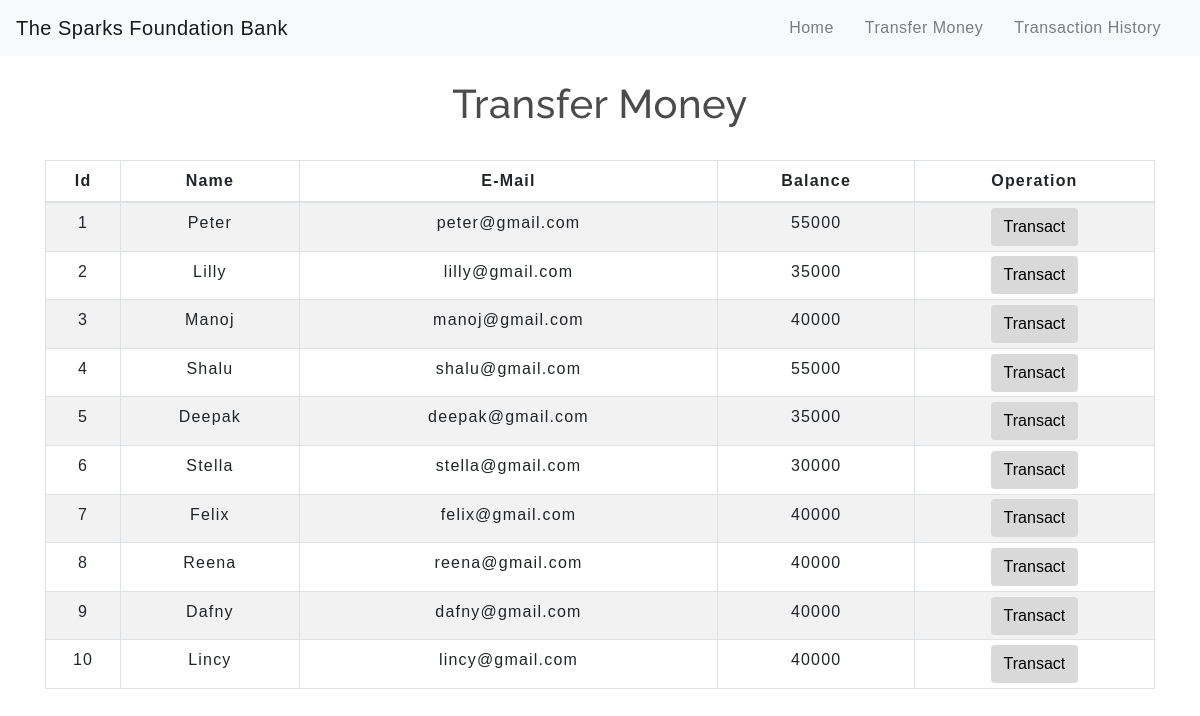
/transfer.php, run on the app's committed database.
### tables this page shows
CREATE TABLE `users` (
  `id` int(3) NOT NULL,
  `name` text NOT NULL,
  `email` varchar(30) NOT NULL,
  `balance` int(8) NOT NULL
);

### transfer.php (the view, shortened to what this page needs)
<!DOCTYPE html>
<html lang="en">
<head>
    <link rel="stylesheet" href="https://maxcdn.bootstrapcdn.com/bootstrap/4.0.0/css/bootstrap.min.css">
    <link rel="stylesheet" type="text/css" href="css/table.css">
    <link rel="stylesheet" type="text/css" href="css/navbar.css">
</head>
<body>
<?php
    include 'config.php';
    $sql = "SELECT * FROM users";
    $result = mysqli_query($conn,$sql);
?>
<?php
  include 'navbar.php';
?>
<div class="container">
        <h2 class="text-center pt-4">Transfer Money</h2>
        <br>
            <div class="row">
                <div class="col">
                    <div class="table-responsive-sm">
                    <table class="table table-hover table-sm table-striped table-condensed table-bordered">
                        <thead>
                            <tr>
                            <th scope="col" class="text-center py-2">Id</th>
                            <th scope="col" class="text-center py-2">Name</th>
                            <th scope="col" class="text-center py-2">E-Mail</th>
                            <th scope="col" class="text-center py-2">Balance</th>
                            <th scope="col" class="text-center py-2">Operation</th>
                            </tr>
                        </thead>
                        <tbody>
                <?php
                    while($rows=mysqli_fetch_assoc($result)){
                ?>
                    <tr>
                        <td class="py-2"><?php echo $rows['id'] ?></td>
                        <td class="py-2"><?php echo $rows['name']?></td>
                        <td class="py-2"><?php echo $rows['email']?></td>
                        <td class="py-2"><?php echo $rows['balance']?></td>
                        <td><a href="userdetail.php?id= <?php echo $rows['id'] ;?>"> <button type="button" class="btn">Transact</button></a></td>
                    </tr>
                <?php
                    }
                ?>
                        </tbody>
                    </table>
                    </div>
                </div>
            </div>
         </div>
</body>
</html>

### navbar.php (shortened to what this page needs)
<nav class="navbar navbar-expand-md navbar-light bg-light">
<a class="navbar-brand" href="index.php">The Sparks Foundation Bank</a>
<div class="collapse navbar-collapse" id="collapsibleNavbar">
      <ul class="navbar-nav ml-auto">
        <li class="nav-item">
          <a class="nav-link" href="index.php">Home</a>
        </li>
        <li class="nav-item">
          <a class="nav-link" href="transfer.php">Transfer Money</a>
        </li>
        <li class="nav-item">
          <a class="nav-link" href="transactionhistory.php">Transaction History</a>
        </li>
    </div>
 </nav>

### table.css (style rules this page uses)
* { padding: 0; margin: 0; box-sizing: border-box; font-family: sans-serif; }
h2 { font-size: 40px; }
table { letter-spacing: 1.2px; }
td { text-align: center; }
button { border:none; background: #d9d9d9; transition: 1s; }

### navbar.css (style rules this page uses)
.nav-link { margin-right: 15px; color:#2F363F; letter-spacing: 0.5px; transition: 0.5s; }
.navbar-brand { color: #4C4B4B; letter-spacing: 0.5px; }
h2 { color: #4C4B4B; letter-spacing: 0.5px; font-family: raleway; }

### transfer.php (style rules this page uses)
button { transition: 1.5s; }

### data on the page
users: id "1", name "Peter", email "peter@gmail.com", balance "55000"
users: id "2", name "Lilly", email "lilly@gmail.com", balance "35000"
users: id "3", name "Manoj", email "manoj@gmail.com", balance "40000"
users: id "4", name "Shalu", email "shalu@gmail.com", balance "55000"
users: id "5", name "Deepak", email "deepak@gmail.com", balance "35000"
users: id "6", name "Stella", email "stella@gmail.com", balance "30000"
users: id "7", name "Felix", email "felix@gmail.com", balance "40000"
users: id "8", name "Reena", email "reena@gmail.com", balance "40000"
users: id "9", name "Dafny", email "dafny@gmail.com", balance "40000"
users: id "10", name "Lincy", email "lincy@gmail.com", balance "40000"
